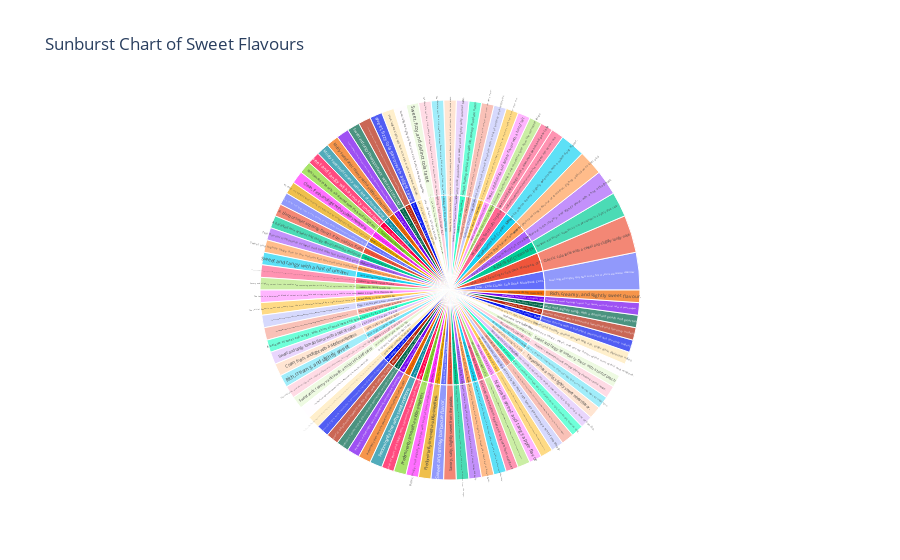

Source (notebook cell):
### Code cell
import plotly.express as px

# Ensure that sweet_flavours_data is in DataFrame format and contains ProductName and Flavour columns
fig = px.sunburst(sweet_flavours_data, path=['ProductName', 'Flavour'], title='Sunburst Chart of Sweet Flavours')
fig.show()

### Figure 1 — Plotly figure (JSON) as saved in the notebook; plotly's stock layout.template omitted (floating-point values rounded to 4 significant figures; data arrays with more than 128 entries replaced by an {"elided": "..."} marker saying what was removed)
{"data": [{"branchvalues": "total", "domain": {"x": [0, 1], "y": [0, 1]}, "hovertemplate": "labels=%{label}<br>count=%{value}<br>parent=%{parent}<br>id=%{id}<extra></extra>", "ids": {"elided": "171 str values"}, "labels": {"elided": "171 str values"}, "name": "", "parents": {"elided": "171 str values"}, "type": "sunburst", "values": {"elided": "171 int values"}}], "layout": {"legend": {"tracegroupgap": 0}, "title": {"text": "Sunburst Chart of Sweet Flavours"}}}
